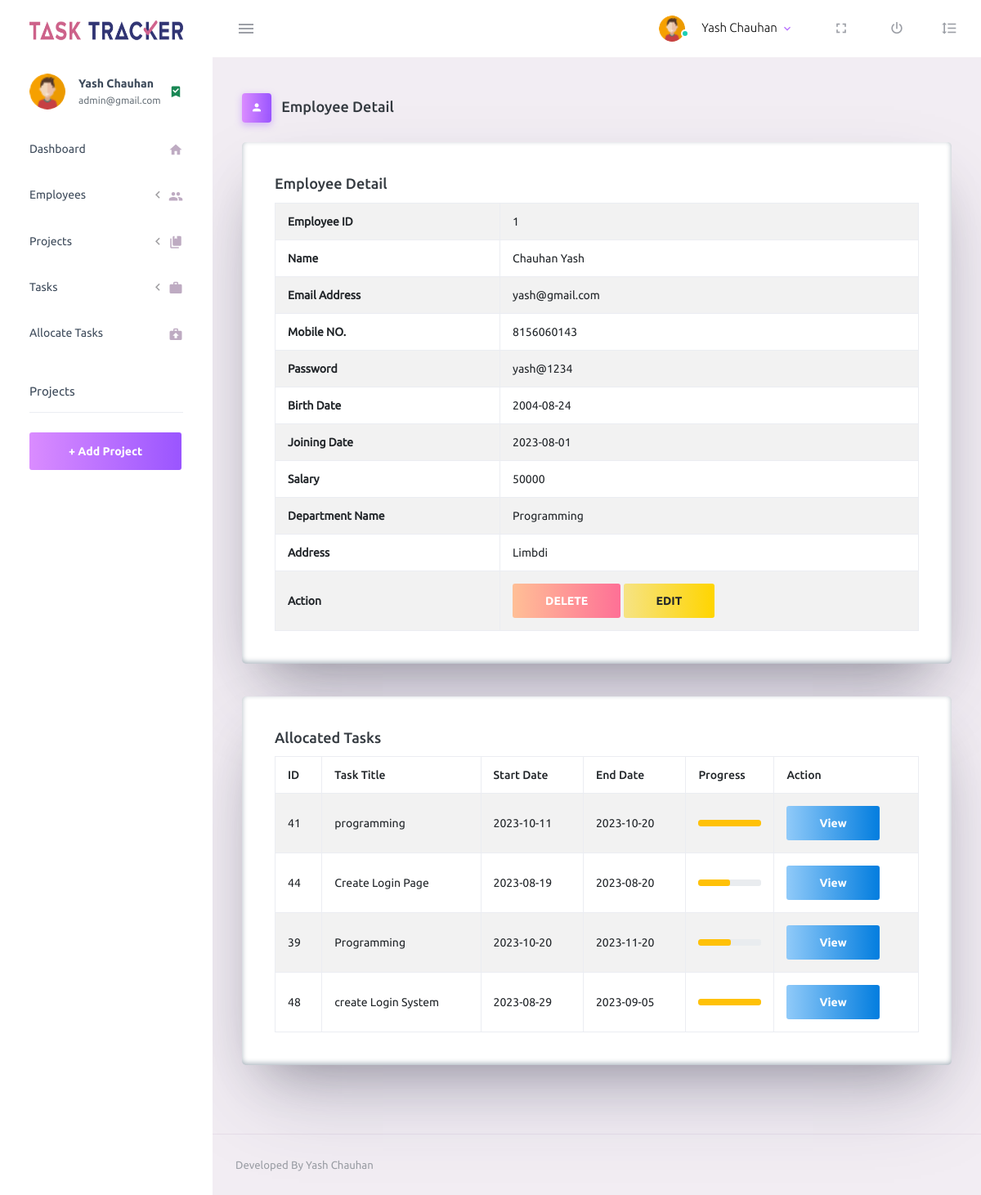
/admin/detailemployee.php?id=1 (signed in), run on the app's committed database.
### tables this page shows
CREATE TABLE IF NOT EXISTS `employees` (
  `empId` int(5) NOT NULL AUTO_INCREMENT,
  `name` varchar(50) NOT NULL,
  `birthDate` date NOT NULL,
  `joiningDate` date NOT NULL,
  `password` varchar(50) NOT NULL,
  `mobileNo` varchar(50) NOT NULL,
  `address` mediumtext,
  `salary` decimal(10,0) DEFAULT NULL,
  `emailId` varchar(50) NOT NULL,
  `deptName` varchar(50) DEFAULT NULL,
  PRIMARY KEY (`empId`),
  UNIQUE KEY `emailId` (`emailId`)
);

CREATE TABLE IF NOT EXISTS `allocatetasks` (
  `allocateId` int(5) NOT NULL AUTO_INCREMENT,
  `taskId` int(5) NOT NULL,
  `empId` int(5) NOT NULL,
  `allocateDate` date NOT NULL,
  `percentage` int(3) DEFAULT '0',
  `status` varchar(50) NOT NULL DEFAULT 'Pending',
  `remark` mediumtext,
  `projectId` int(5) NOT NULL,
  PRIMARY KEY (`allocateId`)
);

CREATE TABLE IF NOT EXISTS `tasks` (
  `taskId` int(5) NOT NULL AUTO_INCREMENT,
  `projectId` int(5) NOT NULL,
  `taskTitle` varchar(50) NOT NULL,
  `discription` mediumtext,
  `startDate` date NOT NULL,
  `endDate` date NOT NULL,
  `status` varchar(50) NOT NULL DEFAULT 'Pending',
  PRIMARY KEY (`taskId`)
);

### admin/detailemployee.php (the view, shortened to what this page needs)
<!DOCTYPE html>
<html lang="en">
<head>
  <link rel="stylesheet" href="assets/vendors/mdi/css/materialdesignicons.min.css">
  <link rel="stylesheet" href="assets/vendors/css/vendor.bundle.base.css">
  <link rel="stylesheet" href="assets/css/style.css">
</head>
<body>
  <?php include("../connect.php"); ?>
  <div class="container-scroller">
    <?php include "partials/_navbar.php"; ?>
    <div class="container-fluid page-body-wrapper">
      <?php include "partials/_sidebar.php"; ?>
      <div class="main-panel">
        <div class="content-wrapper">
          <div class="page-header">
            <h3 class="page-title">
              <span class="page-title-icon bg-gradient-primary text-white me-2">
                <i class="mdi mdi-account"></i>
              </span> Employee Detail
            </h3>
          </div>
          <div class="row">
            <div class="col-lg-12 grid-margin stretch-card">
              <div class="card">
                <div class="card-body">
                  <h4 class="card-title">Employee Detail</h4>
                  <div class="table-responsive">
                    <table class="table table-bordered table-striped">
                      <tbody>
                        <?php
                        if ($conn) {
                          $id = $_REQUEST["id"];
                          $cmd = "select * from employees where empId='$id'";
                          $result = mysqli_query($conn, $cmd);
                          if (mysqli_num_rows($result) > 0) {
                            $row = mysqli_fetch_array($result);
                        ?>
                            <tr>
                              <th> Employee ID </th>
                              <td> <?php echo htmlentities($row["empId"]); ?> </td>
                            </tr>
                            <tr>
                              <th> Name </th>
                              <td> <?php echo htmlentities($row["name"]); ?> </td>
                            </tr>
                            <tr>
                              <th> Email Address </th>
                              <td> <?php echo htmlentities($row["emailId"]); ?> </td>
                            </tr>
                            <tr>
                              <th> Mobile NO. </th>
                              <td> <?php echo htmlentities($row["mobileNo"]); ?> </td>
                            </tr>
                            <tr>
                              <th> Password </th>
                              <td> <?php echo htmlentities($row["password"]); ?> </td>
                            </tr>
                            <tr>
                              <th> Birth Date </th>
                              <td> <?php echo htmlentities($row["birthDate"]); ?> </td>
                            </tr>
                            <tr>
                              <th> Joining Date </th>
                              <td> <?php echo htmlentities($row["joiningDate"]); ?> </td>
                            </tr>
                            <tr>
                              <th> Salary </th>
                              <td> <?php echo htmlentities($row["salary"]); ?> </td>
                            </tr>
                            <tr>
                              <th> Department Name </th>
                              <td> <?php echo htmlentities($row["deptName"]); ?> </td>
                            </tr>
                            <tr>
                              <th> Address </th>
                              <td> <?php echo htmlentities($row["address"]); ?> </td>
                            </tr>
                            <tr>
                              <th> Action </th>
                              <td>
                                <a onclick="check('Are You Sure Delete This Employee?')" class="btn btn-gradient-danger">DELETE</a>
                                <a href="editemployee.php?id=<?php echo $row["empId"]; ?>" class="btn btn-gradient-warning text-dark">EDIT</a>
                              </td>
                            </tr>
                        <?php
                          }
                        }
                        ?>
                      </tbody>
                    </table>
                  </div>
                </div>
              </div>
            </div>
          </div>
          <div class="row">
            <div class="col-lg-12 grid-margin stretch-card">
              <div class="card">
                <div class="card-body">
                  <h4 class="card-title">Allocated Tasks</h4>
                  <div class="table-responsive">
                    <table class="table table-bordered table-striped">
                      <thead>
                        <tr>
                          <th>ID</th>
                          <th>Task Title</th>
                          <th>Start Date</th>
                          <th>End Date</th>
                          <th>Progress</th>
                          <th>Action</th>
                        </tr>
                      </thead>
                      <tbody>
                        <?php
                        if ($conn) {
                          $id = $_REQUEST["id"];
                          $cmd_task = "select t.taskId,t.taskTitle,t.startDate,t.endDate,at.percentage,at.empId,at.taskId from tasks t,allocatetasks at where t.taskId = at.taskId and at.empId = '$id'";
                          $result_task = mysqli_query($conn, $cmd_task);
                          $num_task = mysqli_num_rows($result_task);
                          if ($num_task > 0) {
                            while ($tasks = mysqli_fetch_array($result_task)) {
                        ?>
                              <tr>
                                <td> <?php echo htmlentities($tasks["taskId"]); ?> </td>
                                <td> <?php echo htmlentities($tasks["taskTitle"]); ?> </td>
                                <td> <?php echo htmlentities($tasks["startDate"]); ?> </td>
                                <td> <?php echo htmlentities($tasks["endDate"]); ?> </td>
                                <td>
                                  <div class="progress">
                                    <div class="progress-bar bg-warning" role="progressbar" style="width: <?php echo htmlentities($tasks["percentage"]); ?>%" aria-valuenow="<?php echo htmlentities($tasks["percentage"]); ?>" aria-valuemin="0" aria-valuemax="100"></div>
                                  </div>
                                </td>
                                <td>
                                  <a href="detailtask.php?id=<?php echo htmlentities($tasks["taskId"]); ?>" class="btn btn-gradient-info">View</a>
                                </td>
                              </tr>
                        <?php
                            }
                          }
                        }
                        ?>
                      </tbody>
                    </table>
                  </div>
                </div>
              </div>
            </div>
          </div>
        </div>
        <?php include "partials/_footer.php"; ?>
      </div>
    </div>
  </div>
</body>
</html>

### admin/partials/_navbar.php (shortened to what this page needs)
<?php
 include_once("../connect.php");
  if(!isset($_SESSION["adminid"]))
  {
    header("location:login.php");
  }
  else
  {
    $admin_id = $_SESSION["adminid"];
    $cmd_admin = "select * from admins where adminId='$admin_id'";
    $result_admin = mysqli_query($conn,$cmd_admin);
    $admin = mysqli_fetch_array($result_admin);
  }
?>
<nav class="navbar default-layout-navbar col-lg-12 col-12 p-0 fixed-top d-flex flex-row">
  <div class="text-center navbar-brand-wrapper d-flex align-items-center justify-content-center">
    <a class="navbar-brand brand-logo" href="index.php"><img src="image/logo2.png" style="width:200px;height:40px;" alt="logo" /></a>
  </div>
  <div class="navbar-menu-wrapper d-flex align-items-stretch">
    <button class="navbar-toggler navbar-toggler align-self-center" type="button" data-toggle="minimize">
      <span class="mdi mdi-menu"></span>
    </button>
    <ul class="navbar-nav navbar-nav-right">
      <li class="nav-item nav-profile dropdown">
        <a class="nav-link dropdown-toggle" id="profileDropdown" href="#" data-bs-toggle="dropdown" aria-expanded="false">
          <div class="nav-profile-img">
            <img src="assets/images/faces-clipart/pic-4.png" alt="image">
            <span class="availability-status online"></span>
          </div>
          <div class="nav-profile-text">
            <p class="mb-1 text-black"><?php echo htmlentities($admin["name"]); ?></p>
          </div>
        </a>
      </li>
      <li class="nav-item d-none d-lg-block full-screen-link">
        <a class="nav-link">
          <i class="mdi mdi-fullscreen" id="fullscreen-button"></i>
        </a>
      </li>
      <li class="nav-item nav-logout d-none d-lg-block">
        <a class="nav-link" href="logout.php">
          <i class="mdi mdi-power"></i>
        </a>
      </li>
      <li class="nav-item nav-settings d-none d-lg-block">
        <a class="nav-link" href="#">
          <i class="mdi mdi-format-line-spacing"></i>
        </a>
      </li>
    </ul>
  </div>
</nav>

### admin/partials/_sidebar.php (shortened to what this page needs)
<nav class="sidebar sidebar-offcanvas" id="sidebar">
<ul class="nav">
    <li class="nav-item nav-profile">
      <a href="adminprofile.php" class="nav-link">
        <div class="nav-profile-image">
          <img src="assets\images\faces-clipart\pic-4.png" alt="profile">
        </div>
        <div class="nav-profile-text d-flex flex-column">
          <span class="font-weight-bold mb-2"><?php echo htmlentities($admin["name"]); ?></span>
          <span class="text-secondary text-small"><?php echo htmlentities($admin["emailId"]); ?></span>
        </div>
        <i class="mdi mdi-bookmark-check text-success nav-profile-badge"></i>
      </a>
    </li>
    <li class="nav-item">
      <a class="nav-link" href="index.php">
        <span class="menu-title">Dashboard</span>
        <i class="mdi mdi-home menu-icon"></i>
      </a>
    </li>
    <li class="nav-item">
      <a class="nav-link" data-bs-toggle="collapse" href="#ui-basic-emp" aria-expanded="false" aria-controls="ui-basic">
        <span class="menu-title">Employees</span>
        <i class="menu-arrow"></i>
        <i class="mdi mdi-account-multiple menu-icon"></i>
      </a>
    </li>
    <li class="nav-item">
      <a class="nav-link" data-bs-toggle="collapse" href="#ui-basic-project" aria-expanded="false" aria-controls="ui-basic">
        <span class="menu-title">Projects</span>
        <i class="menu-arrow"></i>
        <i class="mdi mdi-book-multiple menu-icon"></i>
      </a>
    </li>
    <li class="nav-item">
      <a class="nav-link" data-bs-toggle="collapse" href="#ui-basic-task" aria-expanded="false" aria-controls="ui-basic">
        <span class="menu-title">Tasks</span>
        <i class="menu-arrow"></i>
        <i class="mdi mdi-briefcase menu-icon"></i>
      </a>
    </li>
    <li class="nav-item">
      <a class="nav-link" href="allocatetask.php">
        <span class="menu-title">Allocate Tasks</span>
        <i class="mdi mdi-briefcase-upload menu-icon"></i>
      </a>
    </li>
    <li class="nav-item sidebar-actions">
      <span class="nav-link">
        <div class="border-bottom">
          <h6 class="font-weight-normal mb-3">Projects</h6>
        </div>
        <a href="addprojects.php" class="btn btn-block btn-lg btn-gradient-primary mt-4">+ Add Project</a>
      </span>
    </li>
  </ul>
</nav>

### data on the page
employees: empId "1", name "Chauhan Yash", emailId "yash@gmail.com", mobileNo "8156060143", password "yash@1234", birthDate "2004-08-24", joiningDate "2023-08-01", salary "50000", deptName "Programming", address "Limbdi"
allocatetasks: taskId "41", taskId.taskTitle "programming", taskId.startDate "2023-10-11", taskId.endDate "2023-10-20", percentage 100 (drawn)
allocatetasks: taskId "44", taskId.taskTitle "Create Login Page", taskId.startDate "2023-08-19", taskId.endDate "2023-08-20"
allocatetasks: taskId "39", taskId.taskTitle "Programming", taskId.startDate "2023-10-20", taskId.endDate "2023-11-20"
allocatetasks: taskId "48", taskId.taskTitle "create Login System", taskId.startDate "2023-08-29", taskId.endDate "2023-09-05", percentage 100 (drawn)

### other printed values
$admin["name"] "Yash Chauhan"
$admin["emailId"] "admin@gmail.com"
